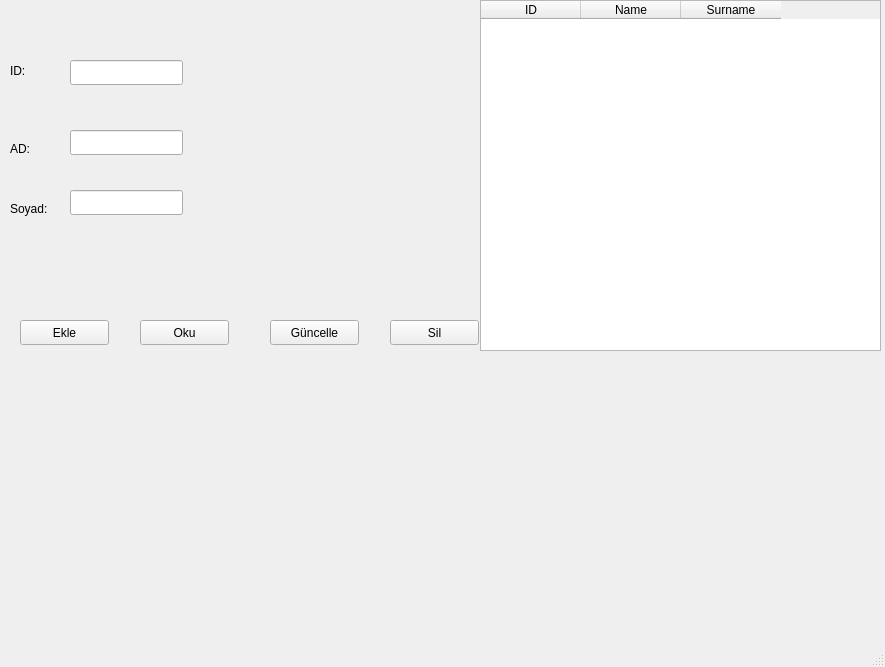
<?xml version="1.0" encoding="UTF-8"?>
<ui version="4.0">
 <class>MainWindow</class>
 <widget class="QMainWindow" name="MainWindow">
  <property name="geometry">
   <rect>
    <x>0</x>
    <y>0</y>
    <width>885</width>
    <height>667</height>
   </rect>
  </property>
  <property name="windowTitle">
   <string>MainWindow</string>
  </property>
  <widget class="QWidget" name="centralwidget">
   <widget class="QLabel" name="ID">
    <property name="geometry">
     <rect>
      <x>10</x>
      <y>50</y>
      <width>81</width>
      <height>41</height>
     </rect>
    </property>
    <property name="text">
     <string>ID:</string>
    </property>
   </widget>
   <widget class="QLineEdit" name="lineEdit_ID">
    <property name="geometry">
     <rect>
      <x>70</x>
      <y>60</y>
      <width>113</width>
      <height>25</height>
     </rect>
    </property>
   </widget>
   <widget class="QLabel" name="Ad">
    <property name="geometry">
     <rect>
      <x>10</x>
      <y>140</y>
      <width>67</width>
      <height>17</height>
     </rect>
    </property>
    <property name="text">
     <string>AD:</string>
    </property>
   </widget>
   <widget class="QLabel" name="Soyad">
    <property name="geometry">
     <rect>
      <x>10</x>
      <y>200</y>
      <width>67</width>
      <height>17</height>
     </rect>
    </property>
    <property name="text">
     <string>Soyad:</string>
    </property>
   </widget>
   <widget class="QLineEdit" name="lineEdit_name">
    <property name="geometry">
     <rect>
      <x>70</x>
      <y>130</y>
      <width>113</width>
      <height>25</height>
     </rect>
    </property>
   </widget>
   <widget class="QLineEdit" name="lineEdit_surname">
    <property name="geometry">
     <rect>
      <x>70</x>
      <y>190</y>
      <width>113</width>
      <height>25</height>
     </rect>
    </property>
   </widget>
   <widget class="QPushButton" name="pushButton_create">
    <property name="geometry">
     <rect>
      <x>20</x>
      <y>320</y>
      <width>89</width>
      <height>25</height>
     </rect>
    </property>
    <property name="text">
     <string>Ekle</string>
    </property>
   </widget>
   <widget class="QPushButton" name="pushButton_read">
    <property name="geometry">
     <rect>
      <x>140</x>
      <y>320</y>
      <width>89</width>
      <height>25</height>
     </rect>
    </property>
    <property name="text">
     <string>Oku</string>
    </property>
   </widget>
   <widget class="QPushButton" name="pushButton_update">
    <property name="geometry">
     <rect>
      <x>270</x>
      <y>320</y>
      <width>89</width>
      <height>25</height>
     </rect>
    </property>
    <property name="text">
     <string>Güncelle</string>
    </property>
   </widget>
   <widget class="QPushButton" name="pushButton_delete">
    <property name="geometry">
     <rect>
      <x>390</x>
      <y>320</y>
      <width>89</width>
      <height>25</height>
     </rect>
    </property>
    <property name="text">
     <string>Sil</string>
    </property>
   </widget>
   <widget class="QTableWidget" name="tableWidget">
    <property name="geometry">
     <rect>
      <x>480</x>
      <y>0</y>
      <width>401</width>
      <height>351</height>
     </rect>
    </property>
    <column>
     <property name="text">
      <string>ID</string>
     </property>
    </column>
    <column>
     <property name="text">
      <string>Name</string>
     </property>
    </column>
    <column>
     <property name="text">
      <string>Surname</string>
     </property>
    </column>
   </widget>
  </widget>
  <widget class="QStatusBar" name="statusbar"/>
 </widget>
 <resources/>
 <connections/>
</ui>
